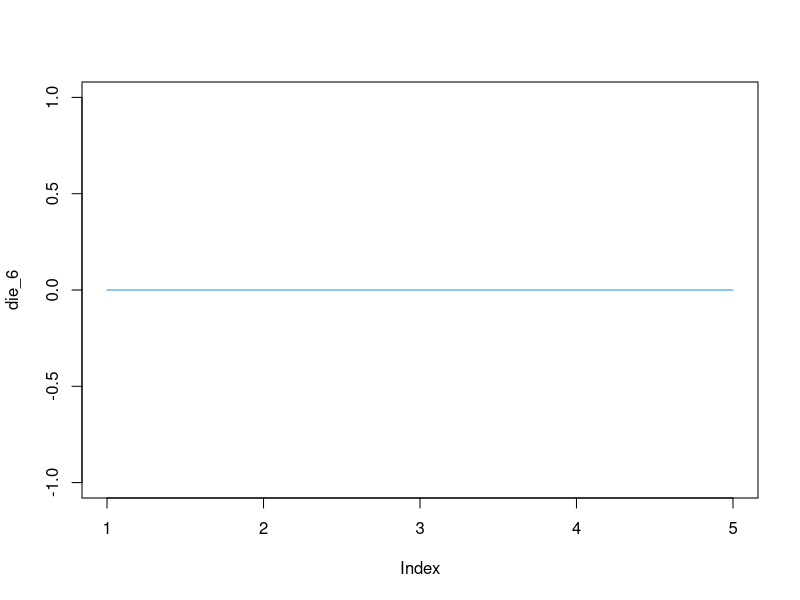
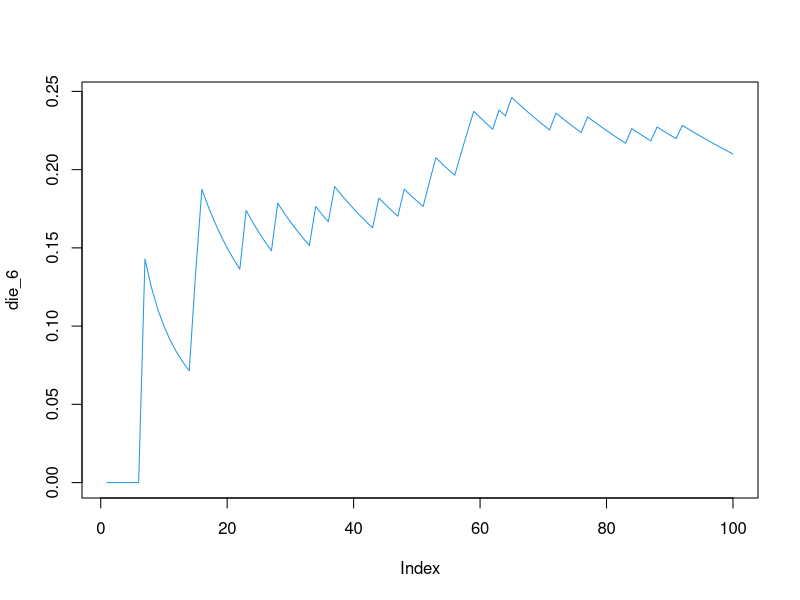
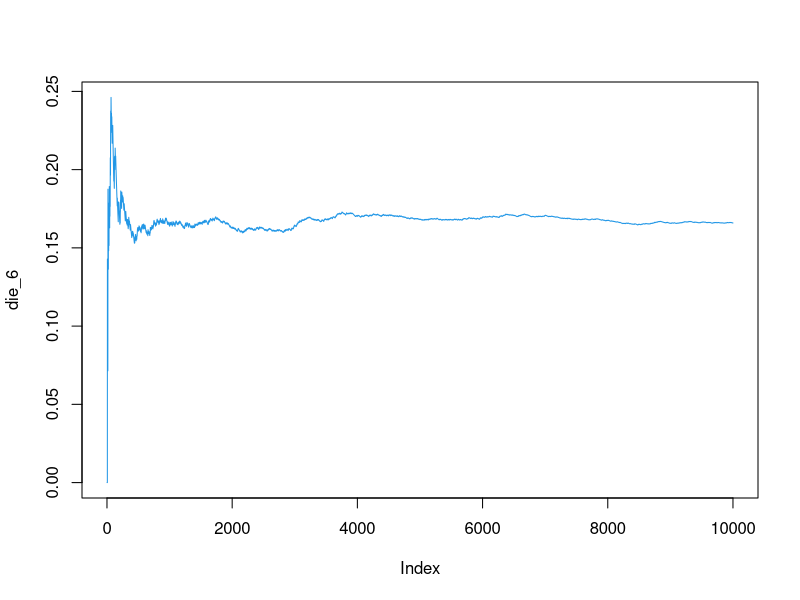

These figures' R source, in order:
## ---- chunk 1
knitr::opts_chunk$set(echo = TRUE)
## ---- chunk 2
# Define a function die_roll that simulates rolling a die multiple times
# and calculates the rolling average of getting a 6 as the number of rolls increases.
die_roll <- function(reps, seed) {
  # Set the random seed for reproducibility
  set.seed(seed)
  
  # Create an empty vector to store the results of each roll
  die_6 <- numeric(reps)
  
  # Simulate rolling a six-sided die given number of times
  roll <- sample(1:6, reps, replace = TRUE)
  
  # Loop over each roll and calculate the rolling average of getting a 6
  for (i in 1:reps) {
    # Calculate the proportion of 6s in the rolls so far and save it in "die_6" vector
    die_6[i] <- mean(roll[1:i] == 6)
  }
  
  # Print the overall mean of getting a 6
  print(mean(die_6))
  
  # Create a line plot to visualize the rolling average of getting a 6 over time
  plot(die_6, col = 4, type = "l")
}
## ---- chunk 3
# Call the die_roll function with 5 repetitions and seed of 1
die_roll(5, 1)
## ---- chunk 4
# Call the die_roll function with 100 repetitions and seed of 1
die_roll(100, 1)
## ---- chunk 5
# Call the die_roll function with 10000 repetitions and seed of 1
die_roll(10000, 1)
## ---- chunk 6
# Define a function die_roll2 that simulates rolling a die multiple times
# and checks for a specific sequence of three consecutive 6s.
die_roll2 <- function(reps, seed) {
  # Set the random seed for reproducibility
  set.seed(seed)
  
  # Create an empty vector to store the results of each simulation
  rolls <- numeric(reps)
  
  # Loop over the specified number of repetitions
  for (i in 1:reps) {
    # Simulate rolling a six-sided die 100 times with replacement
    dice <- sample(1:6, 100, replace = TRUE)
    
    # Initialize a counter to keep track of consecutive 6s
    counter <- 0
    
    # Loop through the simulated dice rolls
    for (num in dice) {
      # Check if the current roll is a 6
      if (num == 6) {
        # If the current roll is a 6, add 1 to the counter
        counter <- counter + 1
      } else {
        # If the current roll is not a 6, reset the counter
        counter <- 0
      }
      
      # Check if we have observed three consecutive 6s
      if (counter == 3) {
        # If three consecutive 6s are observed, set the result to 1 and break the loop
        rolls[i] <- 1
        break
      }
    }
  }
  
  # Return the vector containing the results of each simulation
  return(rolls)
}

# Calculate the mean of the results from running die_roll2 with 10,000 repetitions and a seed of 1
mean(die_roll2(10000, 1))
## ---- chunk 7
0.0085/(0.0085 + 0.9556)
## ---- chunk 8
0.0085 / 0.0097
## ---- chunk 9
173.402 / 228.182 
## ---- chunk 10
57.199 / 173.402
## ---- chunk 11
34.169 / 216.367
